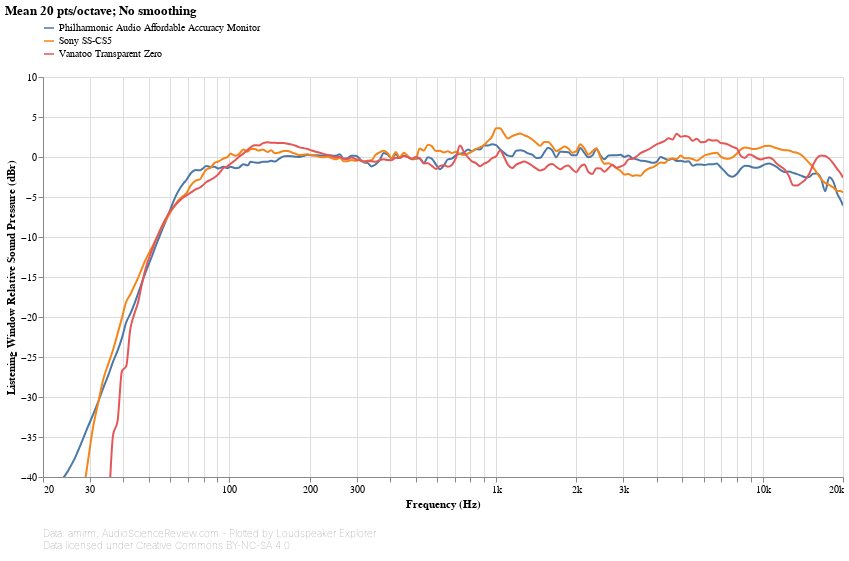

The notebook cell this image was saved under:
### Markdown cell above
[ANSI-CTA-2034-A](https://shop.cta.tech/products/standard-method-of-measurement-for-in-home-loudspeakers) section 5.2 defines the Listening Window (**LW**) curve as the power average of the responses at **±0-10° vertical and ±0-30° horizontal angles**.

### Code cell
#@markdown
standalone_speaker_frequency_response_db_chart(
    ('CEA2034', 'Listening Window'),
    sound_pressure_yaxis(title_prefix='Listening Window'))

### Figure 1 — Vega-Lite specification as saved in the notebook (floating-point values rounded to 4 significant figures; data arrays with more than 128 entries replaced by an {"elided": "..."} marker saying what was removed)
{"config": {"view": {"continuousWidth": 400, "continuousHeight": 300, "opacity": 0}}, "vconcat": [{"layer": [{"mark": {"type": "line", "clip": true, "interpolate": "monotone"}, "encoding": {"opacity": {"condition": {"value": 1, "selection": "selector034"}, "value": 0.2}}, "selection": {"selector034": {"type": "multi", "encodings": ["color"], "bind": "legend"}, "selector036": {"type": "interval", "bind": "scales", "encodings": ["x", "y"]}, "selector037": {"type": "single", "fields": ["speaker"], "bind": {"input": "select", "options": [null, "Philharmonic Audio Affordable Accuracy Monitor", "Sony SS-CS5", "Vanatoo Transparent Zero"], "labels": ["All", "Philharmonic Audio Affordable Accuracy Monitor", "Sony SS-CS5", "Vanatoo Transparent Zero"], "name": "Speaker: "}}}, "title": {"text": "Mean 20 pts/octave; No smoothing", "anchor": "start"}}, {"mark": {"type": "circle", "clip": true, "size": 100}, "encoding": {"fillOpacity": {"condition": {"value": 0.3, "selection": "selector035"}, "value": 0}}, "selection": {"selector035": {"type": "single", "on": "mouseover", "clear": "mouseout", "empty": "none", "encodings": ["x", "y"]}}, "title": {"text": "Mean 20 pts/octave; No smoothing", "anchor": "start"}}], "data": {"name": "data-7d6d46763f012f86918f6bf1d2203c0d"}, "encoding": {"color": {"type": "nominal", "field": "speaker", "legend": {"direction": "vertical", "labelLimit": 600, "orient": "top", "symbolType": "stroke"}, "title": null}, "tooltip": [{"type": "nominal", "field": "speaker", "title": "Speaker"}, {"type": "quantitative", "field": "frequency", "format": ".03s", "title": "Frequency (Hz)"}, {"type": "quantitative", "field": "value", "format": ".2f", "title": "Value (dB)"}], "x": {"type": "quantitative", "axis": {"format": "s"}, "field": "frequency", "scale": {"base": 10, "domain": [20, 20000], "nice": false, "type": "log"}, "title": "Frequency (Hz)"}, "y": {"type": "quantitative", "axis": {"grid": true}, "field": "value", "scale": {"domain": [-40, 10]}, "title": ["Listening Window Relative Sound Pressure (dBr)"]}}, "height": 400, "transform": [{"flatten": ["frequency", "value"]}, {"filter": {"selection": "selector037"}}], "width": 800}, {"mark": "text", "height": 1, "title": {"text": ["Data: amirm, AudioScienceReview.com - Plotted by Loudspeaker Explorer", "Data licensed under Creative Commons BY-NC-SA 4.0"], "anchor": "start", "color": "gray", "fontSize": 10, "fontWeight": "lighter"}, "width": 600}], "resolve": {"legend": {"color": "independent"}}, "$schema": "https://vega.github.io/schema/vega-lite/v4.8.1.json", "datasets": {"data-7d6d46763f012f86918f6bf1d2203c0d": [{"speaker": "Philharmonic Audio Affordable Accuracy Monitor", "frequency": {"elided": "194 float values"}, "value": {"elided": "194 float values"}}, {"speaker": "Sony SS-CS5", "frequency": {"elided": "194 float values"}, "value": {"elided": "194 float values"}}, {"speaker": "Vanatoo Transparent Zero", "frequency": {"elided": "194 float values"}, "value": {"elided": "194 float values"}}]}}
